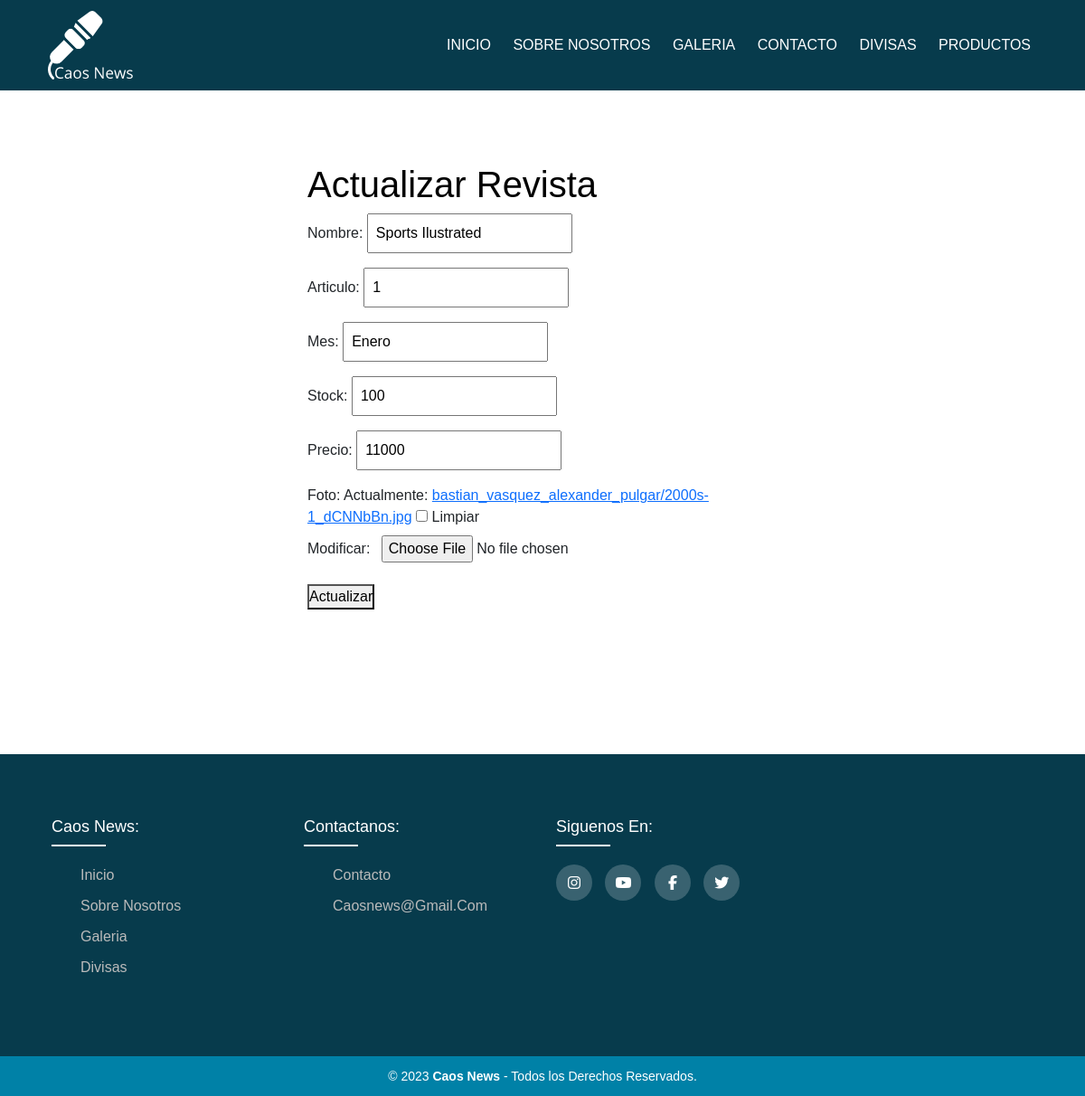
Screenshot of /caosnews/actualizarrev/14/ with the database file from the repository.
### CaosNews/models.py (models this page shows)
class Revista(models.Model):
    nombre=models.CharField(max_length=50)
    articulo=models.IntegerField()
    mes=models.CharField(max_length=50)
    stock=models.IntegerField()
    precio=models.IntegerField()
    foto=models.ImageField(null=True, blank=True, upload_to="bastian_vasquez_alexander_pulgar",)

### CaosNews/views.py (the view)
# urls.py: path('caosnews/actualizarrev/<int:id>/', views.actualizarrev, name='actualizarrev'),
def actualizarrev(request, id):
    revista = Revista.objects.get(id=id)
    if request.method == 'POST':
        form = RevistaForm(request.POST, request.FILES, instance=revista)
        if form.is_valid():
            form.save()
            return redirect('crud')
    else:
        form = RevistaForm(instance=revista)
    context = {
        'form': form,
        'revista': revista,
    }
    return render(request, 'caosnews/actualizarrev.html', context)

### CaosNews/forms.py
class RevistaForm(forms.ModelForm):
    class Meta:
        model = Revista
        fields = ['nombre', 'articulo', 'mes', 'stock', 'precio', 'foto']

### CaosNews/templates/caosnews/actualizarrev.html (shortened to what this page needs)
{% extends 'caosnews/base.html' %}
{% load static %}
{% block contenido %}
<link rel="stylesheet" href="{% static 'caosnews/css/EstilosCrud.css' %}">
<div class="container2">
    <h1>Actualizar Revista</h1>
    <form  method="post" enctype="multipart/form-data">
        {{form.as_p}}
        <button type="submit" id="new">Actualizar</button>
    </form>
</div>
{% endblock %}

### rows the page displays
Revista: nombre "Sports Ilustrated", articulo "1", mes "Enero", stock "100", precio "11000"
